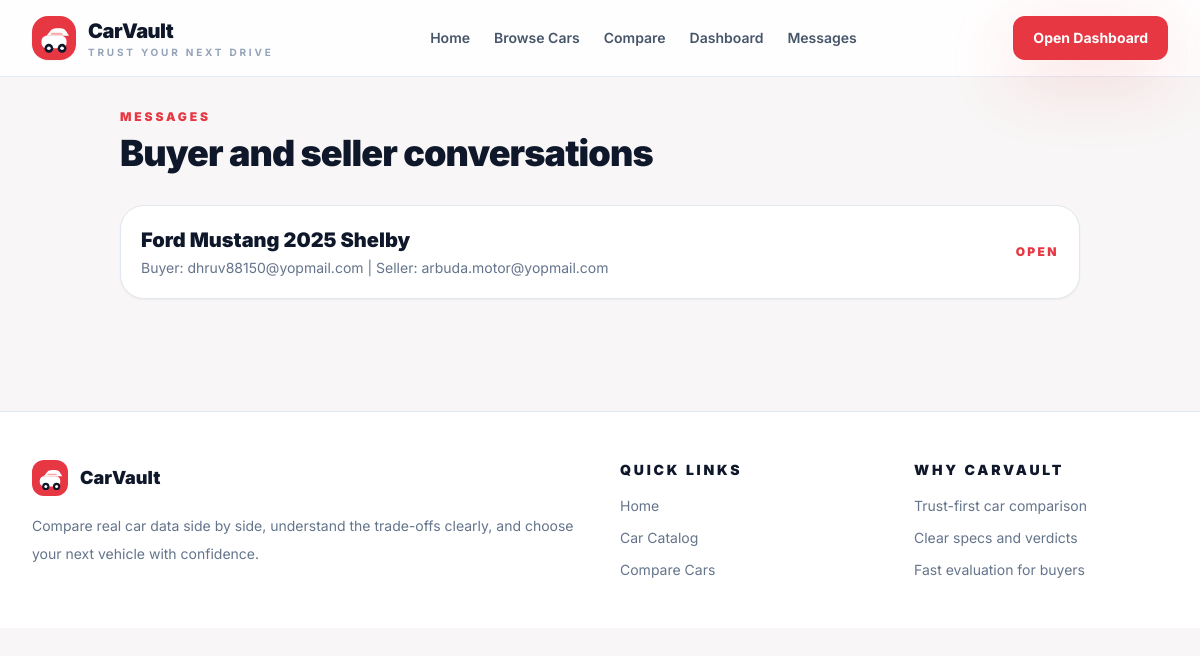
The app's page /messages/ (signed in) with its own data.
### core/models.py (models this page shows, shortened)
class Conversation(models.Model):
    class Status(models.TextChoices):
        OPEN = "open", "Open"
        DEAL_ACCEPTED = "deal_accepted", "Deal Accepted"
        DEAL_DECLINED = "deal_declined", "Deal Declined"
        CLOSED = "closed", "Closed"
    car = models.ForeignKey(Car, on_delete=models.CASCADE, related_name="conversations")
    buyer = models.ForeignKey(User, on_delete=models.CASCADE, related_name="buyer_conversations")
    seller = models.ForeignKey(User, on_delete=models.CASCADE, related_name="seller_conversations")
    status = models.CharField(max_length=20, choices=Status.choices, default=Status.OPEN)
    proposed_price = models.DecimalField(max_digits=10, decimal_places=2, null=True, blank=True)
    accepted_price = models.DecimalField(max_digits=10, decimal_places=2, null=True, blank=True)
    created_at = models.DateTimeField(auto_now_add=True)
    updated_at = models.DateTimeField(auto_now=True)
    class Meta:
        ordering = ["-updated_at"]
        unique_together = ("car", "buyer", "seller")

class Car(models.Model):
    class BodyType(models.TextChoices):
        SUV = "SUV", "SUV"
        SEDAN = "Sedan", "Sedan"
        HATCHBACK = "Hatchback", "Hatchback"
        COUPE = "Coupe", "Coupe"
        PICKUP = "Pickup", "Pickup"
    class FuelType(models.TextChoices):
        PETROL = "Petrol", "Petrol"
        DIESEL = "Diesel", "Diesel"
        ELECTRIC = "Electric", "Electric"
        HYBRID = "Hybrid", "Hybrid"
    class ListingStatus(models.TextChoices):
        ACTIVE = "active", "Active"
        PENDING = "pending", "Pending"
        SOLD = "sold", "Sold"
        WITHDRAWN = "withdrawn", "Withdrawn"
    seller = models.ForeignKey(
        User,
        on_delete=models.SET_NULL,
        related_name="listed_cars",
        null=True,
        blank=True,
        limit_choices_to={"role": User.Role.SELLER},
    )
    brand = models.CharField(max_length=100)
    model_name = models.CharField(max_length=120)
    slug = models.SlugField(max_length=180, unique=True, blank=True)
    tagline = models.CharField(max_length=160)
    year = models.PositiveIntegerField(default=2025)
    body_type = models.CharField(max_length=20, choices=BodyType.choices)
    fuel_type = models.CharField(max_length=20, choices=FuelType.choices)
    transmission = models.CharField(max_length=50)
    drive_type = models.CharField(max_length=50)
    listing_status = models.CharField(max_length=20, choices=ListingStatus.choices, default=ListingStatus.PENDING)
    price = models.DecimalField(max_digits=10, decimal_places=2)
    mileage = models.PositiveIntegerField(help_text="Mileage in MPG or equivalent")
    horsepower = models.PositiveIntegerField()
    torque = models.PositiveIntegerField(help_text="Torque in Nm")
    top_speed = models.PositiveIntegerField(help_text="Top speed in mph")
    zero_to_sixty = models.DecimalField(max_digits=4, decimal_places=1, help_text="0-60 mph time in seconds")
    range_km = models.PositiveIntegerField(help_text="Range in km")
    battery_capacity = models.PositiveIntegerField(help_text="Battery or fuel system capacity")
    seating_capacity = models.PositiveIntegerField(default=5)
    cargo_space = models.DecimalField(max_digits=5, decimal_places=1, help_text="Cargo space in cubic feet")
    ground_clearance = models.PositiveIntegerField(help_text="Ground clearance in mm")
    safety_rating = models.DecimalField(max_digits=2, decimal_places=1)
    warranty_years = models.PositiveIntegerField(default=3)
    image_url = models.URLField(blank=True)
    image_file = models.FileField(upload_to="cars/", blank=True, null=True)
    description = models.TextField()
    key_features = models.TextField(help_text="Comma-separated features")
    pros = models.TextField(help_text="One point per line")
    cons = models.TextField(help_text="One point per line")
    featured = models.BooleanField(default=False)
    created_at = models.DateTimeField(auto_now_add=True)
    updated_at = models.DateTimeField(auto_now=True)
    class Meta:
        ordering = ["brand", "model_name"]
    @property
    def title(self):
        return f"{self.brand} {self.model_name}"

class User(AbstractBaseUser, PermissionsMixin):
    class Role(models.TextChoices):
        ADMIN = "admin", "Admin"
        BUYER = "buyer", "Buyer"
        SELLER = "seller", "Seller"
    class AccountState(models.TextChoices):
        INACTIVE = "inactive", "Inactive"
        ACTIVE = "active", "Active"
        BLOCKED = "blocked", "Blocked"
        DELETED = "deleted", "Deleted"
    class Gender(models.TextChoices):
        MALE = "male", "Male"
        FEMALE = "female", "Female"
        OTHER = "other", "Other"
    firstname = models.CharField(max_length=100)
    lastname = models.CharField(max_length=100)
    phone = models.CharField(max_length=15, null=True, blank=True)
    email = models.EmailField(unique=True)
    role = models.CharField(max_length=20, choices=Role.choices, default=Role.BUYER)
    account_state = models.CharField(max_length=20, choices=AccountState.choices, default=AccountState.INACTIVE)
    gender = models.CharField(max_length=20, choices=Gender.choices, default=Gender.OTHER)
    otp_verified_at = models.DateTimeField(null=True, blank=True)
    last_seen_at = models.DateTimeField(null=True, blank=True)
    is_active = models.BooleanField(default=False)
    is_staff = models.BooleanField(default=False)
    is_admin = models.BooleanField(default=False)
    create_at = models.DateTimeField(auto_now_add=True)
    updated_at = models.DateTimeField(auto_now=True)
    objects = UserManager()
    USERNAME_FIELD = "email"
    REQUIRED_FIELDS = []

### core/views.py (the view)
# urls.py: path("messages/", views.conversation_list, name="conversation_list"),
@login_required
def conversation_list(request):
    if request.user.role == User.Role.SELLER:
        conversations = Conversation.objects.filter(seller=request.user).select_related("car", "buyer")
    elif request.user.role == User.Role.BUYER:
        conversations = Conversation.objects.filter(buyer=request.user).select_related("car", "seller")
    else:
        conversations = Conversation.objects.all().select_related("car", "buyer", "seller")
    return render(request, "core/messages/conversation_list.html", {"conversations": conversations})

### templates/core/messages/conversation_list.html (shortened to what this page needs)
{% extends "base.html" %}
{% block content %}
<main class="mx-auto max-w-5xl px-4 py-8 md:px-8">
    <p class="text-xs font-black uppercase tracking-[0.24em] text-primary">Messages</p>
    <h1 class="mt-2 text-4xl font-black tracking-tight text-slate-900">Buyer and seller conversations</h1>
    <div class="mt-8 space-y-4">
        {% for item in conversations %}
        <a class="block rounded-3xl border border-slate-200 bg-white p-5 shadow-sm transition hover:-translate-y-1 hover:shadow-md" href="{% url 'conversation_detail' item.id %}">
            <div class="flex flex-col gap-3 md:flex-row md:items-center md:justify-between">
                <div>
                    <p class="text-xl font-black text-slate-900">{{ item.car.title }}</p>
                    <p class="mt-1 text-sm text-slate-500">Buyer: {{ item.buyer.email }} | Seller: {{ item.seller.email }}</p>
                </div>
                <p class="text-xs font-black uppercase tracking-[0.2em] text-primary">{{ item.get_status_display }}</p>
            </div>
        </a>
        {% empty %}
        <div class="rounded-3xl border border-dashed border-slate-300 bg-white p-10 text-center text-sm text-slate-500">No conversations found.</div>
        {% endfor %}
    </div>
</main>
{% endblock %}

### templates/base.html (style rules this page uses)
body { font-family: "Inter", sans-serif; }

### records on screen
Conversation: car "Ford Mustang 2025 Shelby", buyer.email "dhruv88150@yopmail.com", seller.email "arbuda.motor@yopmail.com", status "OPEN"
